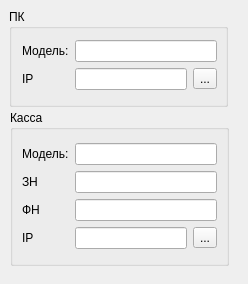
<?xml version="1.0" encoding="UTF-8"?>
<ui version="4.0">
 <class>KassaForm</class>
 <widget class="QWidget" name="KassaForm">
  <property name="geometry">
   <rect>
    <x>0</x>
    <y>0</y>
    <width>248</width>
    <height>284</height>
   </rect>
  </property>
  <property name="windowTitle">
   <string>Form</string>
  </property>
  <widget class="QGroupBox" name="groupBox">
   <property name="geometry">
    <rect>
     <x>9</x>
     <y>9</y>
     <width>219</width>
     <height>98</height>
    </rect>
   </property>
   <property name="title">
    <string>ПК</string>
   </property>
   <widget class="QWidget" name="">
    <property name="geometry">
     <rect>
      <x>13</x>
      <y>31</y>
      <width>195</width>
      <height>56</height>
     </rect>
    </property>
    <layout class="QFormLayout" name="formLayout">
     <item row="0" column="0">
      <widget class="QLabel" name="label">
       <property name="text">
        <string>Модель:</string>
       </property>
      </widget>
     </item>
     <item row="0" column="1">
      <widget class="QLineEdit" name="lineEdit"/>
     </item>
     <item row="1" column="0">
      <widget class="QLabel" name="label_2">
       <property name="text">
        <string>IP</string>
       </property>
      </widget>
     </item>
     <item row="1" column="1">
      <layout class="QHBoxLayout" name="horizontalLayout">
       <item>
        <widget class="QLineEdit" name="lineEdit_2"/>
       </item>
       <item>
        <widget class="QToolButton" name="toolButton">
         <property name="text">
          <string>...</string>
         </property>
        </widget>
       </item>
      </layout>
     </item>
    </layout>
   </widget>
  </widget>
  <widget class="QGroupBox" name="groupBox_2">
   <property name="geometry">
    <rect>
     <x>10</x>
     <y>110</y>
     <width>219</width>
     <height>156</height>
    </rect>
   </property>
   <property name="title">
    <string>Касса</string>
   </property>
   <layout class="QGridLayout" name="gridLayout">
    <item row="0" column="0">
     <layout class="QGridLayout" name="gridLayout_2">
      <item row="0" column="0">
       <widget class="QLabel" name="label_3">
        <property name="text">
         <string>Модель:</string>
        </property>
       </widget>
      </item>
      <item row="0" column="1">
       <widget class="QLineEdit" name="lineEdit_3"/>
      </item>
      <item row="1" column="0">
       <widget class="QLabel" name="label_4">
        <property name="text">
         <string>ЗН</string>
        </property>
       </widget>
      </item>
      <item row="1" column="1">
       <widget class="QLineEdit" name="lineEdit_4"/>
      </item>
      <item row="2" column="0">
       <widget class="QLabel" name="label_5">
        <property name="text">
         <string>ФН</string>
        </property>
       </widget>
      </item>
      <item row="2" column="1">
       <widget class="QLineEdit" name="lineEdit_5"/>
      </item>
      <item row="3" column="0">
       <widget class="QLabel" name="label_6">
        <property name="text">
         <string>IP</string>
        </property>
       </widget>
      </item>
      <item row="3" column="1">
       <layout class="QHBoxLayout" name="horizontalLayout_2">
        <item>
         <widget class="QLineEdit" name="lineEdit_6"/>
        </item>
        <item>
         <widget class="QToolButton" name="toolButton_2">
          <property name="text">
           <string>...</string>
          </property>
         </widget>
        </item>
       </layout>
      </item>
     </layout>
    </item>
   </layout>
  </widget>
 </widget>
 <resources/>
 <connections/>
</ui>
